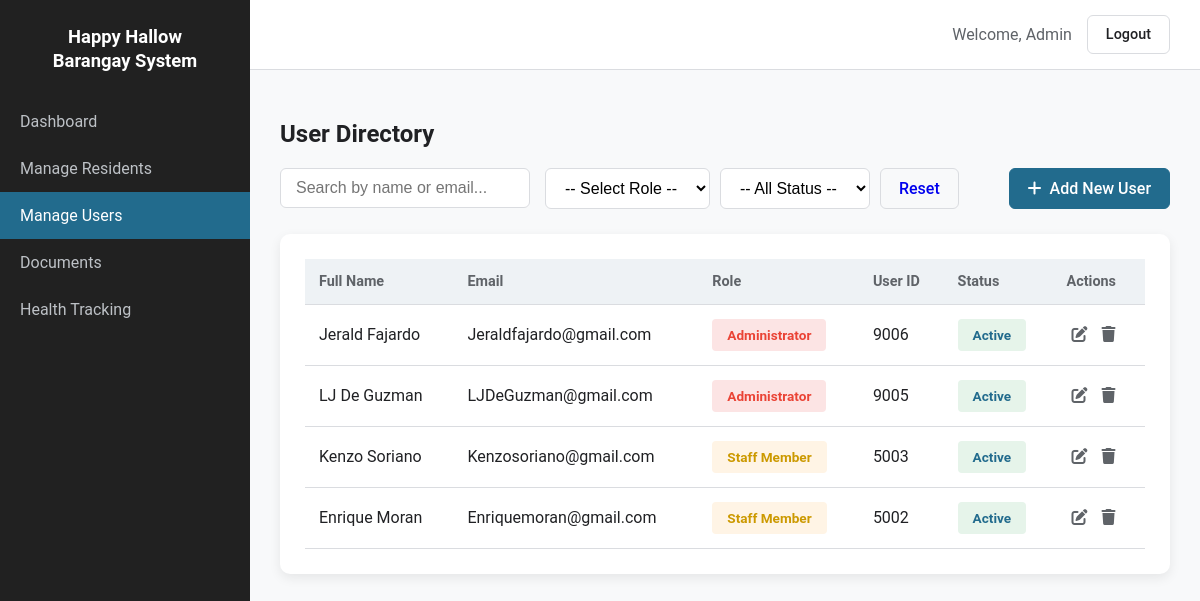
The app's page /admin/users.php (signed in), older data.
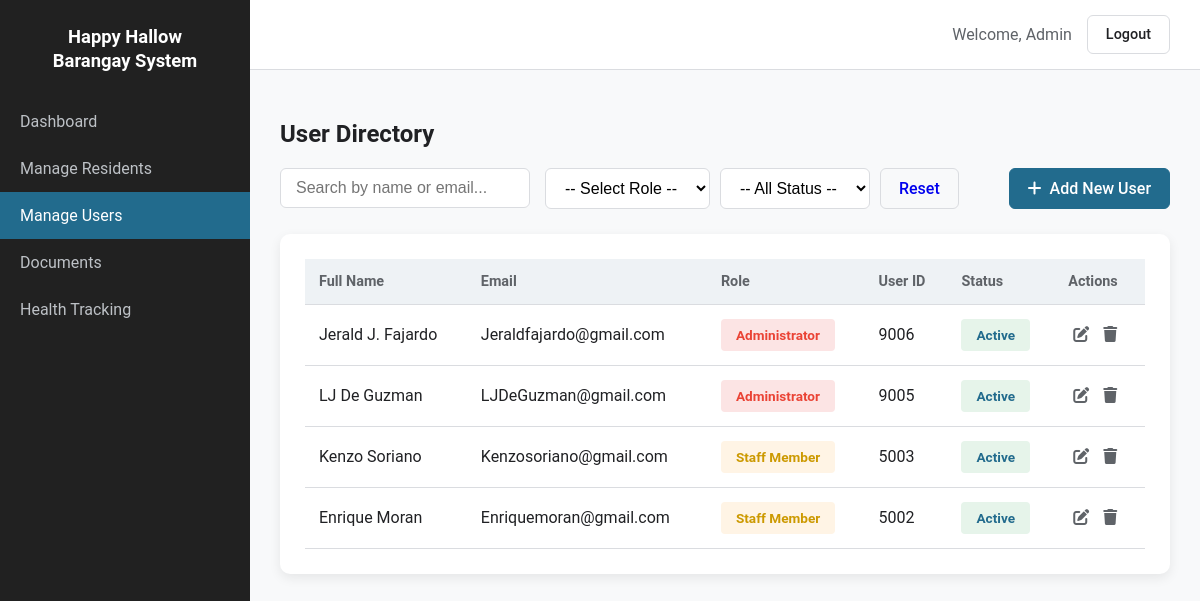
The same page, newer data.
### tables this page shows
CREATE TABLE IF NOT EXISTS `users` (
  `user_id` int NOT NULL AUTO_INCREMENT,
  `fullname` varchar(255) DEFAULT NULL,
  `email` varchar(100) NOT NULL,
  `password` varchar(255) NOT NULL,
  `role` varchar(10) NOT NULL,
  `status` varchar(10) NOT NULL DEFAULT 'active',
  PRIMARY KEY (`user_id`)
);

### admin/users.php (the view, shortened to what the changed rows need)
<?php
require_once 'db_connect.php';
function getRoleBadge($role) {
    switch(strtolower($role)) {
        case 'admin': return ['text' => 'Administrator', 'class' => 'badge-admin', 'permission' => 'Full control over all system data, including residents, users, and documents.'];
        case 'staff': return ['text' => 'Staff Member', 'class' => 'badge-staff', 'permission' => 'Can manage (add/edit/view) residents and documents, but has limited user management access.'];
    }
}
function getStatusBadge($status) {
    $status = strtolower($status);
    if ($status == 'active') {
        return ['text' => 'Active', 'class' => 'badge-active'];
    }
    return ['text' => ucfirst($status), 'class' => 'badge-none'];
}
$data = ['count' => 0, 'users' => []];
$sql = "SELECT user_id, fullname, email, role, status FROM users";
$sql .= " ORDER BY user_id DESC";
try {
    $stmt = $conn->prepare($sql);
    $stmt->execute();
    $result = $stmt->get_result();
    if ($result && $result->num_rows > 0) {
        $users_array = [];
        while($row = $result->fetch_assoc()) {
            $users_array[] = $row;
        }
        $data['users'] = $users_array;
        $data['count'] = count($users_array);
    }
} catch (Exception $e) {
    $_SESSION['error_message'] = "Database Error: " . htmlspecialchars($e->getMessage());
}
function renderUserTableRows($users) {
    $rowsHtml = '';
    foreach ($users as $user) {
        $roleBadge = getRoleBadge($user['role']);
        $statusBadge = getStatusBadge($user['status']);
        $userId = htmlspecialchars($user['user_id']);
        $fullname = htmlspecialchars($user['fullname'] ?? '');
        $email = htmlspecialchars($user['email'] ?? '');
        $createdAt = htmlspecialchars($user['created_at'] ?? 'N/A');
        $rowsHtml .= '
            <tr class="user-row" data-user-id="' . $userId . '">
                <td>' . $fullname . '</td>
                <td>' . $email . '</td>
                <td><span class="special-status-bar ' . $roleBadge['class'] . '" style="margin-bottom: 0;">' . $roleBadge['text'] . '</span></td>
                <td>' . $userId . '</td>
                <td><span class="special-status-bar ' . $statusBadge['class'] . '" style="margin-bottom: 0;">' . $statusBadge['text'] . '</span></td>
                <td>
                    <div class="action-icon-group">
                        <a href="edit_user.php?id=' . $userId . '" class="action-btn edit-btn" title="Edit User">
                            <i class="fas fa-edit"></i> </a>
                        <a href="delete_user.php?id=' . $userId . '" class="action-btn delete-btn" title="Delete User" onclick="return confirm(\'Are you sure you want to delete this user (ID: ' . $userId . ')?\');">
                            <i class="fas fa-trash"></i> </a>
                    </div>
                </td>
            </tr>';
        $rowsHtml .= '
            <tr class="detail-row" data-detail-id="' . $userId . '">
                <td colspan="6">
                    <div class="detail-container">
                        <div class="special-status-bar ' . $roleBadge['class'] . '">
                            Role: ' . $roleBadge['text'] . '
                        </div>
                        <div class="detail-tabs">
                            <span class="detail-tab active" data-tab="account-' . $userId . '">Account Info</span>
                            <span class="detail-tab" data-tab="permissions-' . $userId . '">Role & Permissions</span>
                        </div>
                        <div class="tab-content active" id="account-' . $userId . '">
                            <div class="detail-grid">
                                <div class="detail-box">
                                    <h4>IDENTIFICATION</h4>
                                    <p><strong>User ID:</strong> ' . $userId . '</p>
                                    <p><strong>Full Name:</strong> ' . $fullname . '</p>
                                    <p><strong>Email:</strong> ' . $email . '</p>
                                </div>
                                <div class="detail-box">
                                    <h4>STATUS & DATE</h4>
                                    <p><strong>Current Status:</strong> <span class="special-status-bar ' . $statusBadge['class'] . '" style="padding: 3px 8px; margin: 0;">' . $statusBadge['text'] . '</span></p>
                                    <p><strong>Account Created:</strong> ' . $createdAt . '</p>
                                </div>
                            </div>
                        </div>
                        <div class="tab-content" id="permissions-' . $userId . '">
                            <div class="detail-box">
                                <h4>USER ROLE & ACCESS LEVEL</h4>
                                <p><strong>Role:</strong> <span class="special-status-bar ' . $roleBadge['class'] . '" style="padding: 3px 8px; margin: 0;">' . $roleBadge['text'] . '</span></p>
                                <p><strong>Permissions:</strong></p>
                                <p><em>' . htmlspecialchars($roleBadge['permission']) . '</em></p>
                            </div>
                        </div>
                    </div>
                </td>
            </tr>';
    }
    return $rowsHtml;
}
?>
<!DOCTYPE html>
<html lang="en">
<head>
    <link
      rel="stylesheet"
      href="https://cdnjs.cloudflare.com/ajax/libs/font-awesome/6.0.0-beta3/css/all.min.css"
    />
</head>
<body>
<div class="app-container">
    <div class="main-content">
        <div class="page-content">
            <h2 id="user-count-header">User Directory</h2>
            <div id="user-table-container">
                <div class="card data-table-card">
                    <div class="table-responsive">
                        <table id="users-main-table">
                            <thead>
                                <tr>
                                    <th>Full Name</th>
                                    <th>Email</th>
                                    <th>Role</th>
                                    <th>User ID</th>
                                    <th>Status</th>
                                    <th>Actions</th>
                                </tr>
                            </thead>
                            <tbody id="users-table-body">
                                <?php echo renderUserTableRows($data['users']); ?>
                            </tbody>
                        </table>
                    </div>
                </div>
            </div>
            </div>
    </div>
</div>
</body>
</html>

Row changes from the older to the newer data that the page shows:
changed users "Jeraldfajardo@gmail.com": fullname "Jerald Fajardo" → "Jerald J. Fajardo"
